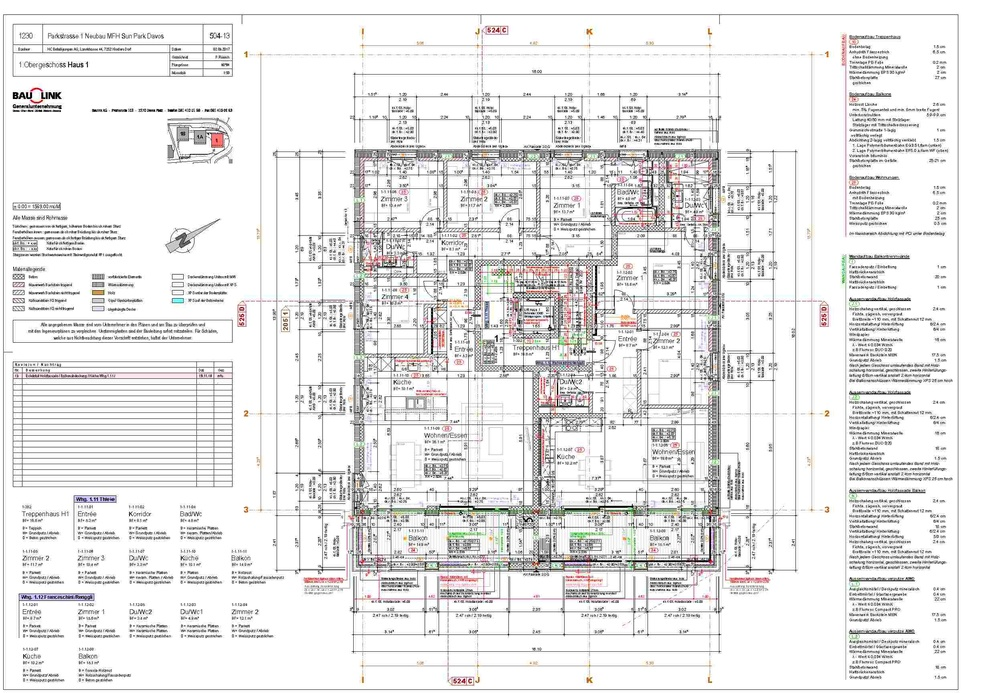
#> input picture plan.jpeg, 1000 x 693 px, shrunk from 2494 x 1729 before the run
$ python kreuze_finden.py   (older library calls are emulated)
#> lines starting #> are read from the running program, lines starting #| are printed output that depends on the picture; after the words box and inside, x2 and y2 are one past the last pixel; in counts of white or black regions, pixels touching at a corner belong together
import cv2
import numpy as np


def meets_filter(patch):
    return not patch[0, 0] and patch[0, 1] and patch[0, 2] and patch[0, 3] and patch[0, 4] and not patch[1, 1] \
           and patch[1, 2] and patch[1, 3] and not patch[2, 2]


gray = cv2.imread("plan.jpeg", cv2.IMREAD_GRAYSCALE)
#> gray: shape (693, 1000); min 0, max 255, mean 232.2
gray = cv2.normalize(gray, None, alpha=0, beta=1, norm_type=cv2.NORM_MINMAX, dtype=cv2.CV_32F)
_, gray = cv2.threshold(gray, 0.5, 1., cv2.THRESH_BINARY)
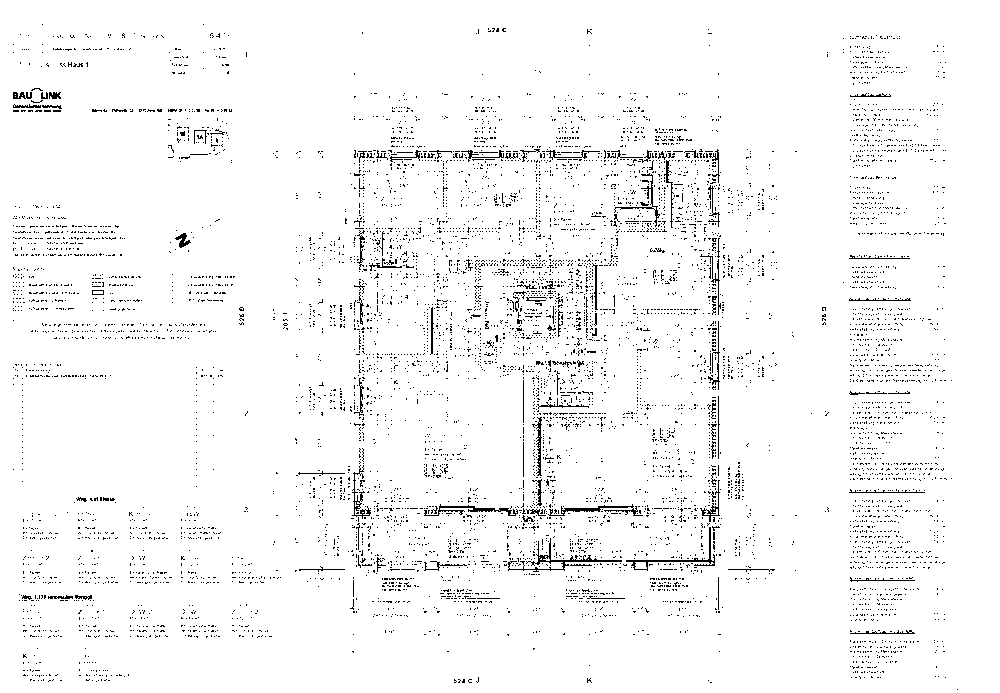
#> gray: shape (693, 1000) float32; values 0 (black) and 1 (white), 96.5% white; black in thin lines or dots

cv2.imwrite("plan_thresholded.png", gray*255)

window_height = 3
window_width = 5
filtered_image = np.zeros(gray.shape)
for down_i in range(gray.shape[0] - window_height):
    for left_i in range(gray.shape[1] - window_width):
        if meets_filter(gray[down_i:down_i+window_height, left_i: left_i+window_width]):
            filtered_image[down_i:down_i+window_height, left_i: left_i+window_width] += 1.
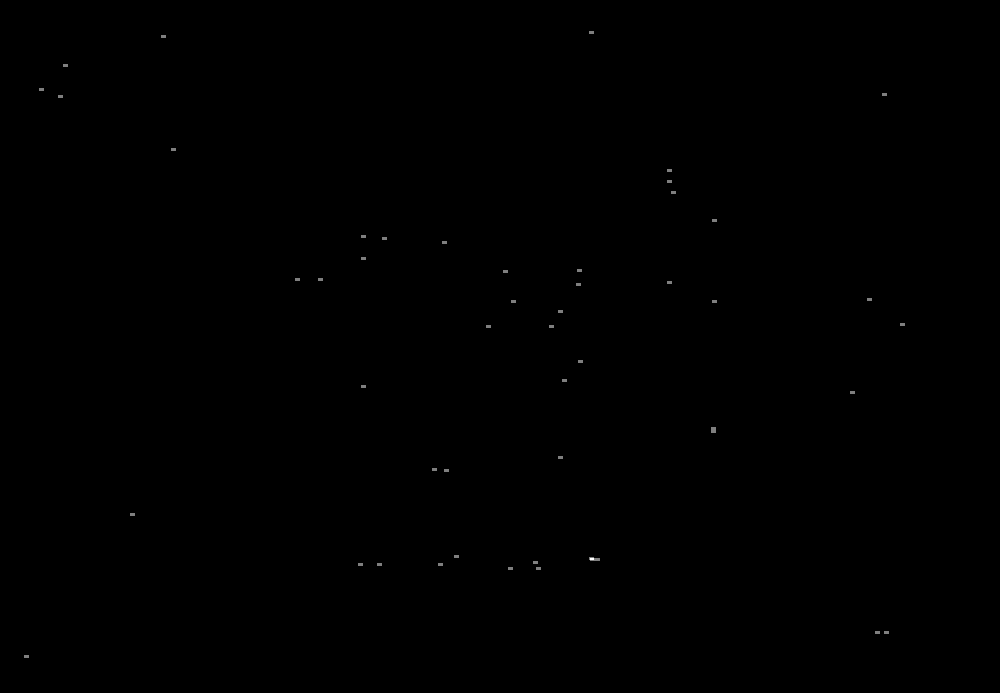
#> filtered_image: shape (693, 1000) float64; min 0, max 2, mean 0.0011; drawn with min black and max white

filtered_image = cv2.normalize(filtered_image, None, alpha=0, beta=1, norm_type=cv2.NORM_MINMAX, dtype=cv2.CV_32F)
_, filtered_image = cv2.threshold(filtered_image, 0.6, 1., cv2.THRESH_BINARY)


"""
dst = cv2.reduce(left, 0, cv2.REDUCE_SUM)[0]
import matplotlib.pyplot as plt
print(type(dst))

sortable = np.array(dst, copy=True)
sortable.sort()
print(sortable)
thr = sortable[len(sortable)-21]
for i in range(len(dst)):
    dst[i] = 0 if dst[i] < thr else dst[i]

plt.plot(range(len(dst)), dst)
plt.show()
"""

cv2.namedWindow('image', cv2.WINDOW_NORMAL)
scale = 1
cv2.resizeWindow('image', gray.shape[1]//scale, gray.shape[0]//scale)
cv2.imshow('image', filtered_image)
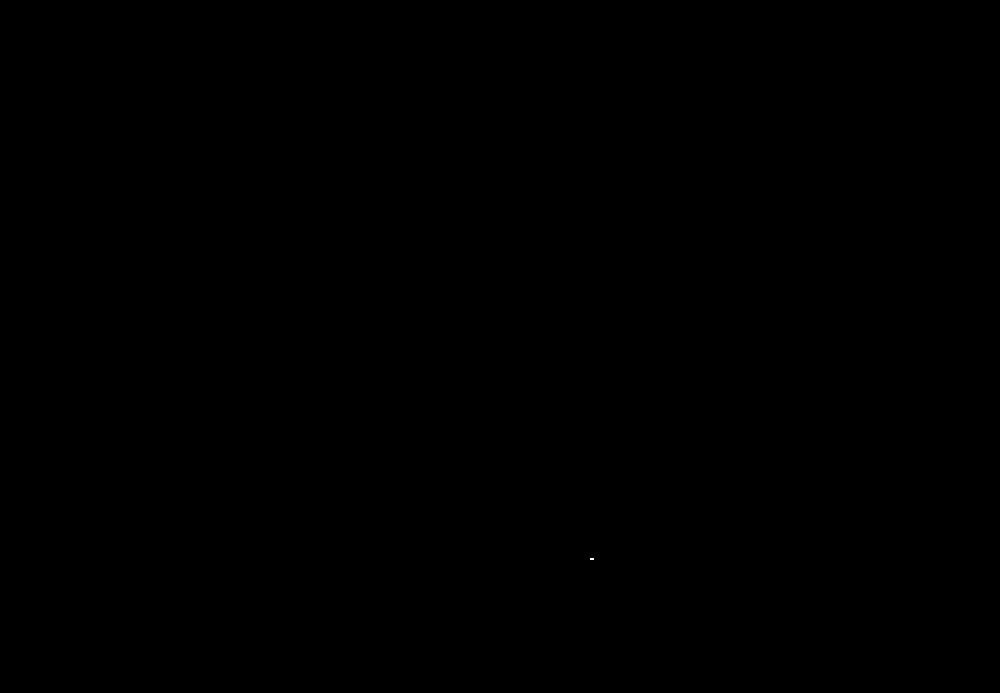
#> window 'image': shape (693, 1000) float32; values 0 (black) and 1 (white), 0% white in thin lines or dots, all inside (x1, y1, x2, y2) = (590, 558, 594, 560)
cv2.waitKey(0)
cv2.destroyAllWindows()

cv2.imwrite("filtered_image.png", filtered_image*255)
